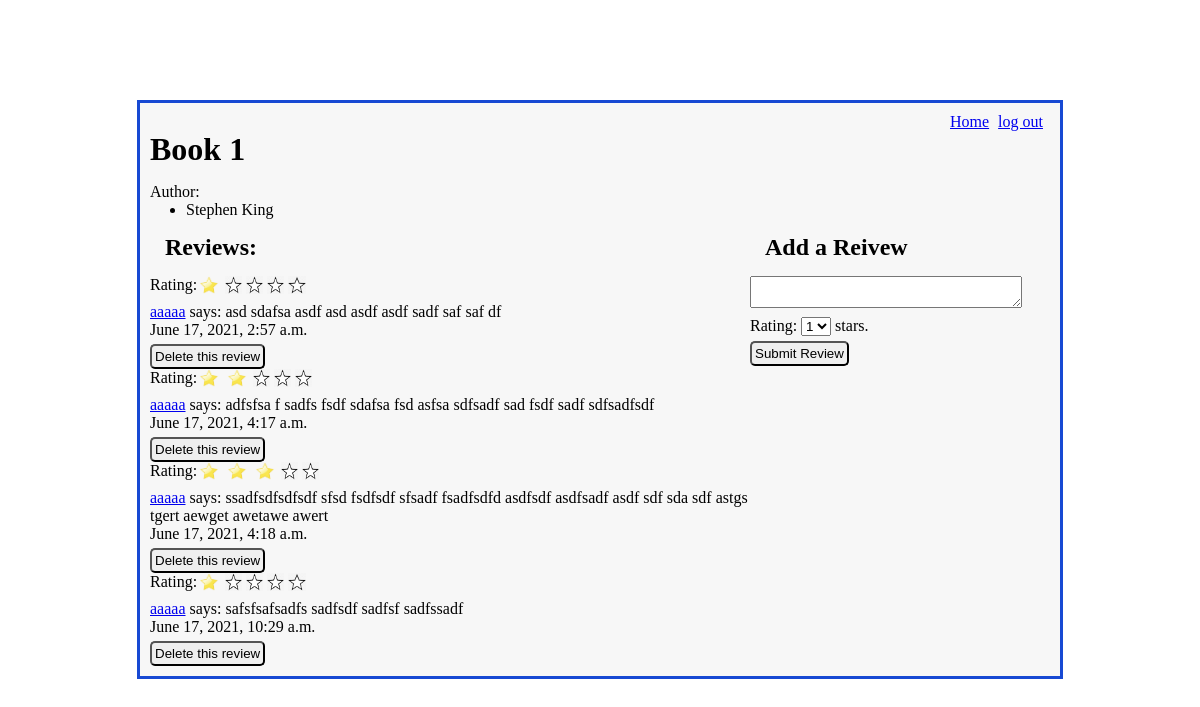
The page /books/2 (signed in) on the database its author committed.
### dojo_reads_app/models.py (models this page shows)
class Book(models.Model):
    title = models.CharField(max_length=198)
    created_at = models.DateTimeField(auto_now_add=True)
    updated_at = models.DateTimeField(auto_now=True)
    objects = BookManager()

class Author(models.Model):
    name = models.CharField(max_length=75)
    books = models.ManyToManyField(Book, related_name="authors")
    created_at = models.DateTimeField(auto_now_add=True)
    updated_at = models.DateTimeField(auto_now=True)
    objects = AuthorManager()

class Review(models.Model):
    reviewed_by = models.ForeignKey(
        User,
        related_name="user_reviews",
        on_delete = models.CASCADE
    )
    book_reviewed = models.ForeignKey(
        Book,
        related_name="book_reviews",
        on_delete = models.CASCADE
    )
    content = models.TextField()
    rating = models.IntegerField()
    created_at = models.DateTimeField(auto_now_add=True)
    updated_at = models.DateTimeField(auto_now=True)
    objects = ReviewManager()

class User(models.Model):
    name = models.CharField(max_length=45)
    alias = models.CharField(max_length=60)
    email = models.CharField(max_length=60)
    password = models.CharField(max_length=60)
    created_at = models.DateTimeField(auto_now_add=True)
    updated_at = models.DateTimeField(auto_now=True)
    objects = UserManager()

### dojo_reads_app/views.py (the view)
# urls.py: path('<int:book_id>', views.display_book),
def display_book(request, book_id):
    if not 'user_id' in request.session:
        return redirect("/")
    context = {
        'book' : Book.objects.get(id=book_id)
    }
    return render(request, 'display_book.html', context)

### dojo_reads_app/templates/display_book.html (shortened to what this page needs)
<!DOCTYPE html>
<html lang="en">
<head>
    {% load static %}
    <link rel="stylesheet" href="{% static 'css/display_book.css' %}">
</head>
<body>
    <div id="wrapper">
        <div id="header">
            <a href="/books" id="home">Home</a>
            <a href="/logout" id="logout">log out</a>
        </div>
            <h1>{{ book.title }}</h1>
            <p>Author:
                <ul id="author">
                    {% for author in book.authors.all %}
                        <li>{{author.name}}</li>
                    {% endfor %}
                </ul>
            </p>
        <div id="content">
            <div id="reviews">
                <h2>Reviews:</h2>
                {% for review in book.book_reviews.all %}
                <div id="rating">
                    <p>Rating: </p>
                    {% if review.rating == 5 %}
                        <div class="stars">
                            <img src="{% static 'img/gold_star.png' %}" alt="gold star">
                            <img src="{% static 'img/gold_star.png' %}" alt="gold star">
                            <img src="{% static 'img/gold_star.png' %}" alt="gold star">
                            <img src="{% static 'img/gold_star.png' %}" alt="gold star">
                            <img src="{% static 'img/gold_star.png' %}" alt="gold star">
                        </div>
                    {% elif review.rating == 3 %}
                        <div class="stars">
                            <img src="{% static 'img/gold_star.png' %}" alt="gold star">
                            <img src="{% static 'img/gold_star.png' %}" alt="gold star">
                            <img src="{% static 'img/gold_star.png' %}" alt="gold star">
                            <img src="{% static 'img/blank_star.jpg' %}" alt="blank star">
                            <img src="{% static 'img/blank_star.jpg' %}" alt="blank star">
                        </div>
                    {% elif review.rating == 2 %}
                        <div class="stars">
                            <img src="{% static 'img/gold_star.png' %}" alt="gold star">
                            <img src="{% static 'img/gold_star.png' %}" alt="gold star">
                            <img src="{% static 'img/blank_star.jpg' %}" alt="blank star">
                            <img src="{% static 'img/blank_star.jpg' %}" alt="blank star">
                            <img src="{% static 'img/blank_star.jpg' %}" alt="blank star">
                        </div>
                    {% elif review.rating == 1 %}
                        <div class="stars">
                            <img src="{% static 'img/gold_star.png' %}" alt="gold star">
                            <img src="{% static 'img/blank_star.jpg' %}" alt="blank star">
                            <img src="{% static 'img/blank_star.jpg' %}" alt="blank star">
                            <img src="{% static 'img/blank_star.jpg' %}" alt="blank star">
                            <img src="{% static 'img/blank_star.jpg' %}" alt="blank star">
                        </div>
                    {% endif %}
                </div>
                    <p><a href="/user/{{ review.reviewed_by.id }}">{{ review.reviewed_by.name }}</a>
                        says: {{ review.content }}</p>
                    <p>{{ review.created_at }}</p>
                    {% if review.user_review.id == request.session.logged_user%}
                        <form action="/books/delete" method="POST">
                            <button id="dlt_but" type="submit">Delete this review</button>
                        </form>
                    {%endif%}
                {% endfor %}
            </div>
            <div id="add_review">
                <h2>Add a Reivew</h2>
                <form action="/books/add_review" method="POST">
                    <textarea name="content"></textarea>
                    <p>Rating:
                        <select name="rating">
                                <option value="1">1</option>
                        </select>
                        stars.
                    </p>
                    <button type="submit">Submit Review</button>
                </form>
            </div>
        </div>
    </div>
</body>
</html>

### dojo_reads_app/static/css/display_book.css (style rules this page uses)
* { margin: 0; padding: 0; }
#wrapper { width: 900px; margin: 100px auto; border: 3px solid rgb(23, 73, 211); padding: 10px; background-color: #F7F7F7; }
#home { margin-left: 800px; }
#logout { margin-left: 5px; }
h1 { margin-bottom: 15px; }
#author li { margin-left: 36px; }
#content { display: flex; }
#reviews { flex: 2; }
h2 { margin: 15px; }
#rating { display: flex; margin-bottom: 5px; }
img { height: 18px; }
button { padding: 3px; border-radius: 5px; margin-top: 5px; }
#add_review { flex: 1; }
textarea { width: 90%; margin-bottom: 5px; }

### rows shown on the page
Book: title "Book 1"
Author: name "Stephen King"
Review: rating 1 (drawn), reviewed_by.name "aaaaa", content "asd sdafsa asdf asd asdf asdf sadf saf saf df", created_at "June 17, 2021, 2:57 a.m."
Review: rating 2 (drawn), reviewed_by.name "aaaaa", content "adfsfsa f sadfs fsdf sdafsa fsd asfsa sdfsadf sad fsdf sadf sdfsadfsdf", created_at "June 17, 2021, 4:17 a.m."
Review: rating 3 (drawn), reviewed_by.name "aaaaa", content "ssadfsdfsdfsdf sfsd fsdfsdf sfsadf fsadfsdfd asdfsdf asdfsadf asdf sdf sda sdf astgs tgert aewget awetawe awert", created_at "June 17, 2021, 4:18 a.m."
Review: rating 1 (drawn), reviewed_by.name "aaaaa", content "safsfsafsadfs sadfsdf sadfsf sadfssadf", created_at "June 17, 2021, 10:29 a.m."
